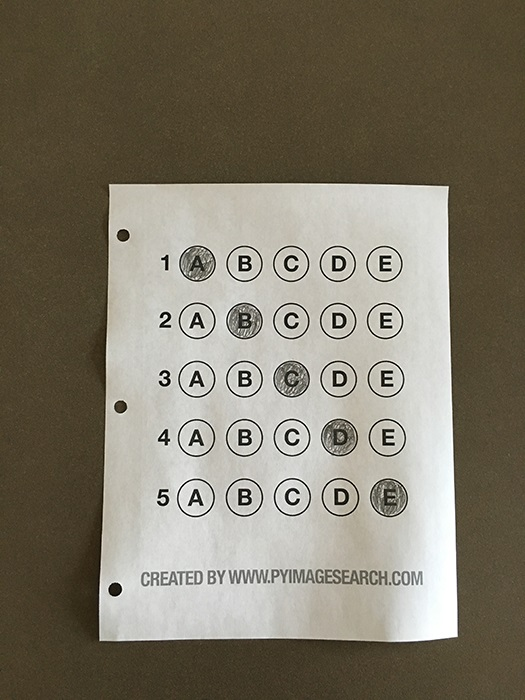
#> input picture anh/anh5.jpg, 525 x 700 px, found by its file name
$ python source.py   (older library calls are emulated)
#> lines starting #> are read from the running program, lines starting #| are printed output that depends on the picture; after the words box and inside, x2 and y2 are one past the last pixel; in counts of white or black regions, pixels touching at a corner belong together
### tranfrom.py
import cv2
import numpy as np
import math

def order_point(conts) :
    rect = np.zeros((4, 2), dtype="float32")
    s = conts.sum(axis=1)
    rect[0] = conts[np.argmin(s)]
    rect[2] = conts[np.argmax(s)]


    diff = np.diff(conts, axis=1)
    rect[1] = conts[np.argmin(diff)]
    rect[3] = conts[np.argmax(diff)]

    return rect

def four_point_transform(image,point) :
    rect=order_point(point)
    #print(rect)
    [a,b,c,d]=rect
    #print(a,b,c,d)
    widthA=math.sqrt(((a[0]-b[0])**2+(a[1]-b[1])**2))
    widthB=math.sqrt(((c[0]-d[0])**2+(c[1]-d[1])**2))
    maxwidth = max(int(widthA),int(widthB))

    hightA=math.sqrt(((a[0]-d[0])**2+(a[1]-d[1])**2))
    hightB=math.sqrt(((b[0]-c[0])**2+(b[1]-c[1])**2))
    maxhight=max(int(hightA),int(hightB))

    dst = np.array([[0, 0],[maxwidth - 1, 0],[maxwidth- 1, maxhight - 1],[0, maxhight - 1]], dtype="float32")

    #print(maxhight,maxwidth)
    M=cv2.getPerspectiveTransform(rect,dst)
    wapper=cv2.warpPerspective(image,M,(maxwidth,maxhight))

    return wapper

# k=np.array([[82,124],[77,630],[471,621],[462,128]])
#
# img=cv2.imread("anh\\anh3.jpg")
#
# cv2.imshow("a",four_point_transform(img,k))
#
#
# cv2.waitKey(0)
# cv2.destroyAllWindows()

### source.py
import cv2
import numpy as np
import imutils
from imutils import contours
import tranfrom as trf

def show(a) :
    n = len((a))

    # xác định các đường tròn trong bài thi
    for i in range(n):
        for k in range(len(a[i]) - 1):
            cv2.line(exp, tuple(a[i][k][0]), tuple(a[i][k + 1][0]), (0, 60, 255), 2)
    for i in range(n):
        l = len(a[i])
        cv2.line(exp, tuple(a[i][0][0]), tuple(a[i][l - 1][0]), (0, 60, 255), 2)  # chưa vẽ đc toàn bộ hình tròn.

img=cv2.imread("anh\\anh5.jpg",1)
#> img is the input picture: shape (700, 525, 3); mean B, G, R 105.4, 120.6, 127
cv2.imshow("nguon",img)


cpy=img.copy()

ANSWER_KEY = {0: 1, 1: 4, 2: 0, 3: 3, 4: 1}

# tìm biên ảnh bằng hàm canny
#lưu ý ảnh phải xác định các cạnh của bài thi, 4 đỉnh rõ ràng
gray = cv2.cvtColor(img, cv2.COLOR_BGR2GRAY)
blurred = cv2.GaussianBlur(gray, (5, 5), 0) # lọc gauss để xóa nhiễu
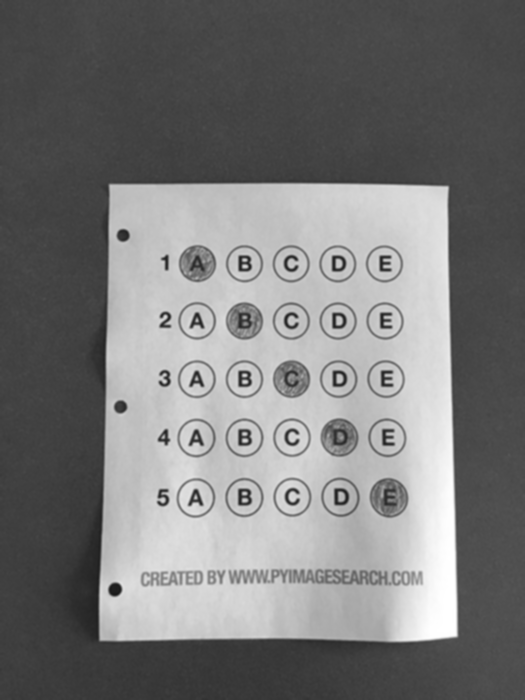
#> blurred: shape (700, 525); min 25, max 255, mean 120.8
#cv2.imshow("bl",blurred)
edged = cv2.Canny(blurred, 75, 200) #dùng hàm canny để tìm cạnh của bài thi
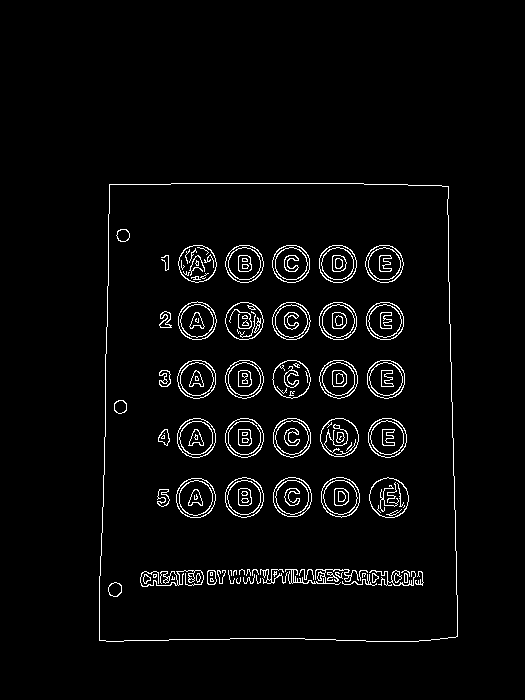
#> edged: shape (700, 525); 3.3% white in thin lines or dots, all inside (x1, y1, x2, y2) = (99, 183, 458, 642)
#cv2.imshow("edge",edged) # hien thi canny cua bai thi

#tìm đường nét với các tham số là chế độ tìm đường bao và phương pháp xấp xỉ đường bao

conts=cv2.findContours(edged.copy(),cv2.RETR_EXTERNAL,cv2.CHAIN_APPROX_SIMPLE)
#> conts = 1 contour; box (x1, y1, x2, y2) and area: (99, 183, 458, 642) 158452
conts=conts[0] if imutils.is_cv2() else conts[1]
doccnt=None
#print(conts)

# đảm bảo là tìm thấy được đường viền
if len(conts)>0 :
    conts=sorted(conts, key=cv2.contourArea, reverse=True) # sắp xếp theo thứ tự giảm dần
    #print(conts)
    #lặp trên các đường viền sau khi được sắp xếp
    for c in conts :
        #print(c)
        peri=cv2.arcLength(c,True)
        #print(peri)
        approx=cv2.approxPolyDP(c,0.02*peri, True)
        #print(approx)
        # giả sử đường bao có 4 điểm coi như đã tìm thấy bài kiểm tra
        if len(approx)==4 :
            doccnt=approx
            break
#> this loop made 1 pass
#> (peri, doccnt) on pass 1: (1618.3, [[109, 184], [99, 640], [457, 636], [448, 186]])
#print(doccnt)
# vẽ 4 đỉnh của bài thi
#src=cv2.drawContours(img, doccnt, -1,255, 3)
#cv2.imshow("src",src)
#
#vẽ 4 cạnh của bài thi
arc=cv2.line(cpy,tuple(doccnt[0][0]),tuple(doccnt[1][0]),(0,255,255),3)
arc=cv2.line(cpy,tuple(doccnt[0][0]),tuple(doccnt[3][0]),(0,255,255),3)
arc=cv2.line(cpy,tuple(doccnt[1][0]),tuple(doccnt[2][0]),(0,255,255),3)
arc=cv2.line(cpy,tuple(doccnt[2][0]),tuple(doccnt[3][0]),(0,255,255),3)
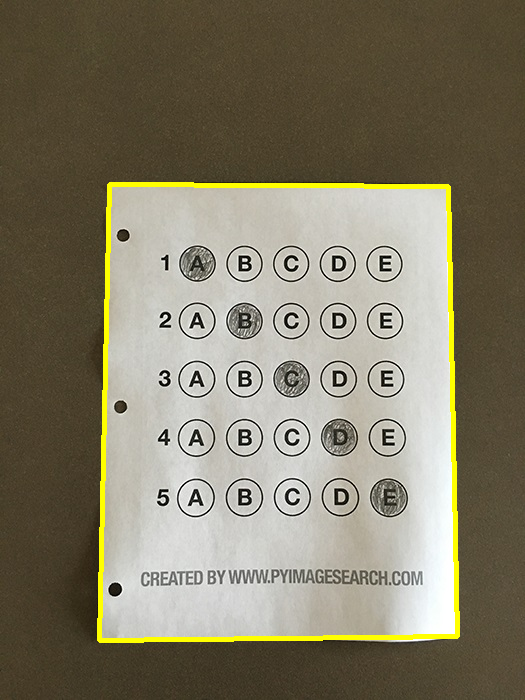
#> arc: shape (700, 525, 3); mean B, G, R 102.6, 123, 129.3
#cv2.imshow("arc",arc)

# doccnt chinh la 4 goc cua bai thi kiem tra

#print(doccnt)

# tìm ra bai thi của thí sinh, cắt hình mới
paper = trf.four_point_transform(img, doccnt.reshape(4, 2))   # cắt ảnh bìa thi bằng ảnh gốc
#> in order_point, `s = conts.sum(axis=1)`: s = [293, 739, 1093, 634]
#> in order_point, `diff = np.diff(conts, axis=1)`: diff = [75, 541, 179, -262]
#> in four_point_transform, `rect=order_point(point)`: rect = [[109, 184], [448, 186], [457, 636], [99, 640]]
#> in four_point_transform, `[a,b,c,d]=rect`: a = [109, 184]; b = [448, 186]; c = [457, 636]; d = [99, 640]
#> in four_point_transform, `widthA=math.sqrt(((a[0]-b[0])**2+(a[1]-b[1])**2))`: widthA = 339
#> in four_point_transform, `widthB=math.sqrt(((c[0]-d[0])**2+(c[1]-d[1])**2))`: widthB = 358
#> in four_point_transform, `hightA=math.sqrt(((a[0]-d[0])**2+(a[1]-d[1])**2))`: hightA = 456.1
#> in four_point_transform, `hightB=math.sqrt(((b[0]-c[0])**2+(b[1]-c[1])**2))`: hightB = 450.1
#> in four_point_transform, `maxhight=max(int(hightA),int(hightB))`: maxhight = 456
#> in four_point_transform, `dst = np.array([[0, 0],[maxwidth - 1, 0],[maxwidth- 1, maxhight - 1],[..`: dst = [[0, 0], [357, 0], [357, 455], [0, 455]]
#> in four_point_transform, `M=cv2.getPerspectiveTransform(rect,dst)`: M = [[1.06, 0.0232, -119.7], [-0.00633, 1.07, -196.9], [-3.89e-05, 0.000125, 1]]
warped = trf.four_point_transform(gray, doccnt.reshape(4, 2)) # cắt bài thi với ảnh xám
exp =  trf.four_point_transform(img, doccnt.reshape(4, 2))
#cv2.imshow('paper',paper)
# cv2.imshow('gr',warped)

# BẮT ĐẦU ĐỌC TỪ ĐÂY!!!!!!

#nhi phan hoa anh
thresh=cv2.threshold(warped,0,255,cv2.THRESH_BINARY_INV | cv2.THRESH_OTSU)[1] # tim hieu nhi phan hoa anh.
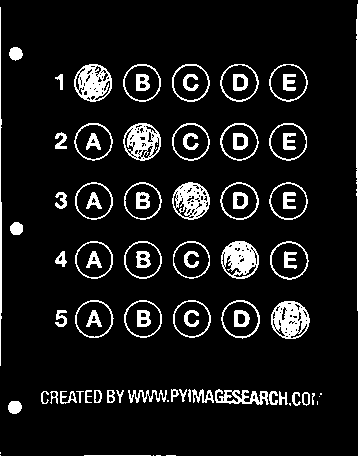
#> thresh: shape (456, 358); 9.3% white; 86 white regions (11 under 20 px)
#cv2.imshow("thresh",thresh)

cnts=cv2.findContours(thresh,cv2.RETR_EXTERNAL,cv2.CHAIN_APPROX_SIMPLE)
#> cnts = 65 contours, 15 with area under 20; largest, box (x1, y1, x2, y2) and area: (271, 301, 310, 339) 1120, (221, 300, 260, 339) 1114, (270, 241, 309, 280) 1110, (75, 300, 114, 338) 1098, (220, 64, 259, 102) 1092
cnts=cnts[0] if imutils.is_cv2() else cnts[1]
Questioncnts=[]
for c in cnts:
    (x,y,w,h)=cv2.boundingRect(c)
    #print(x,y,w,h)
    ar=w/float(h)
    if w >= 20 and h >= 20 and ar >= 0.9 and ar <= 1.1 :
        Questioncnts.append(c)
#> this loop made 65 passes
#> (x, y, w, h, ar) on passes 3, 5, 9, 11, 13, 14, 15, 16, 17, 18, 19, 20: (153, 455, 1, 1, 1), (0, 455, 1, 1, 1), (8, 401, 14, 13, 1.08), (319, 396, 1, 1, 1), (312, 393, 3, 12, 0.25), (302, 392, 8, 14, 0.571), (292, 392, 9, 14, 0.643), (279, 391, 9, 14, 0.643), (269, 391, 9, 14, 0.643), (76, 391, 8, 12, 0.667), (60, 391, 17, 13, 1.31), (50, 391, 8, 13, 0.615)
#> (c, x, y, w, h, ar) on passes 1, 2, 4, 6, 7, 8: ([[166, 455], [175, 455]], 166, 455, 10, 1, 10), ([[156, 455], [160, 455]], 156, 455, 5, 1, 5), ([[84, 455], [150, 455]], 84, 455, 67, 1, 67), ([[0, 452], [0, 453]], 0, 452, 1, 2, 0.5), ([[289, 403], [289, 404], [290, 405], [290, 403]], 289, 403, 2, 3, 0.667), ([[317, 401], [317, 404]], 317, 401, 1, 4, 0.25)
#> after the loop, Questioncnts = 25 contours; largest, box (x1, y1, x2, y2) and area: (271, 301, 310, 339) 1120, (221, 300, 260, 339) 1114, (270, 241, 309, 280) 1110, (75, 300, 114, 338) 1098, (220, 64, 259, 102) 1092
#print(len(Questioncnts))

show(Questioncnts)
#> in show, `n = len((a))`: n = 25
#> after the loop in show, `for i in range(n):`:
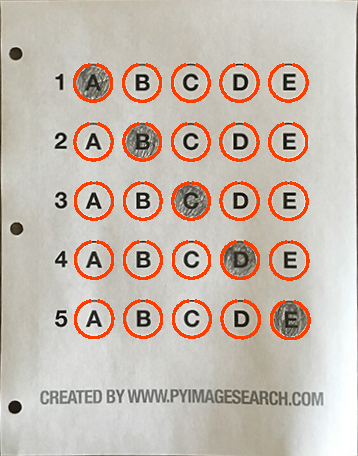
#> exp: shape (456, 358, 3); mean B, G, R 175.6, 186.4, 199.2
#> the loop in show, `for i in range(n):` made 25 passes
#> l on passes 1 to 12: 49, 57, 54, 50, 59, 59, 54, 58, 53, 52, 62, 60
#> after the loop in show, `for i in range(n):`:
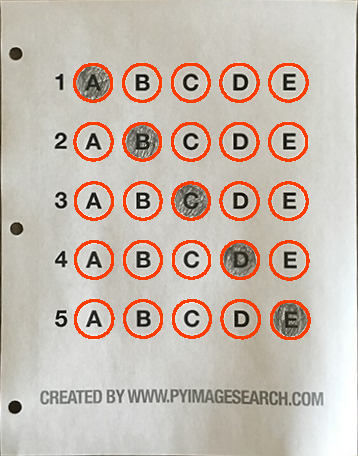
#> exp: shape (456, 358, 3); 0.25% of pixels changed, all inside (x1, y1, x2, y2) = (89, 63, 294, 303)
#cv2.imshow("example",exp)
# thresh.shape: lấy ra số pixel có trong khung hình.

Questioncnts=contours.sort_contours(Questioncnts,"top-to-bottom")[0]
# for i in Questioncnts:
#     (m,n,b,v)=cv2.boundingRect(i)
#     print(m,n,b,v)
#print(Questioncnts)
correct=0
count=0
for (q,i) in enumerate(np.arange(0,len(Questioncnts),5)):
    cntt=contours.sort_contours(Questioncnts[i:i+5])[0]
    #print(cntt)
    bubble=[-1,-1]
    for(j,c) in enumerate(cntt) :
        mask=np.zeros(thresh.shape,dtype="uint8")
        cv2.drawContours(mask,[c],-1,255,-1)
        mask=cv2.bitwise_and(thresh,thresh,mask=mask)
        total=cv2.countNonZero(mask)
        # print(total)
        # tim so dap an khoanh
        if total >600 :
            bubble=[total,j]
            count +=1

    color = (0, 0, 255)
    k = ANSWER_KEY[q]

    #print(bubble)
    #print(count)
    # kiem tra dap an dung
    # kiem tra dap an xem co khoanh nhieu hon 1 dap an hay k

    if count ==1:
        if k == bubble[1]:
            color = (0, 255, 0)
            correct += 1
    count =0

    # ve hinh tron quannh dap an dung, dung thi xanh, sai thi do
    #print(color)
    cv2.drawContours(paper, [cntt[k]], -1, color, 3)
#> this loop made 5 passes
#> (i, color, k, correct) on pass 4: (15, (0, 255, 0), 3, 1)
#> (i, color, k) on passes 1, 2, 3, 5: (0, (0, 0, 255), 1), (5, (0, 0, 255), 4), (10, (0, 0, 255), 0), (20, (0, 0, 255), 1)
#> mask: shape (456, 358); 0.58% white; 1 white region, box (x1, y1, x2, y2) and area: (271, 301, 310, 339) 951
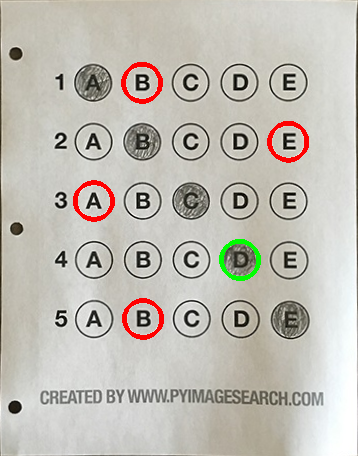
#> paper: shape (456, 358, 3); mean B, G, R 180.8, 189.2, 192.9
#> after the loop, correct = 1
# so dap an dung la
print("So cau dung la:",correct,"/5")
#| So cau dung la: 1 /5
cv2.imshow("Exam", paper)

correct=correct/5*10
#> correct = 2
print("Diem la:",correct)
#| Diem la: 2.0

cv2.waitKey(0)
cv2.destroyAllWindows()

$ run again, with anh/anh3.jpg copied over anh/anh5.jpg
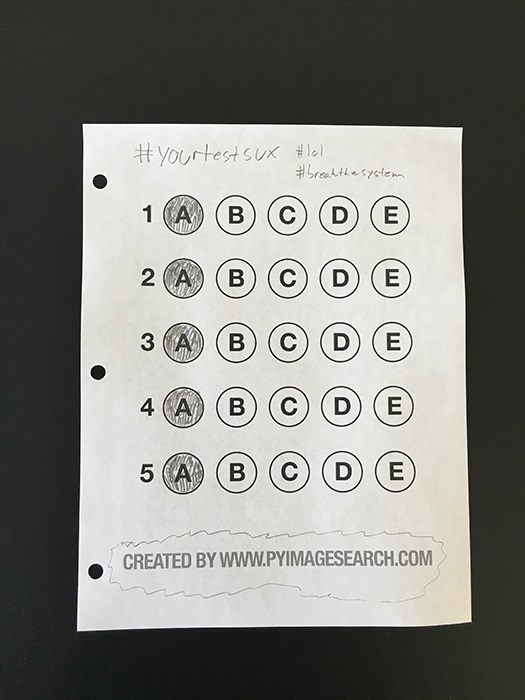
#> input picture anh/anh3.jpg, 525 x 700 px, found by its file name
#> img is the input picture: shape (700, 525, 3); mean B, G, R 126.8, 131.6, 131.3
#> `edged = cv2.Canny(blurred, 75, 200)`:
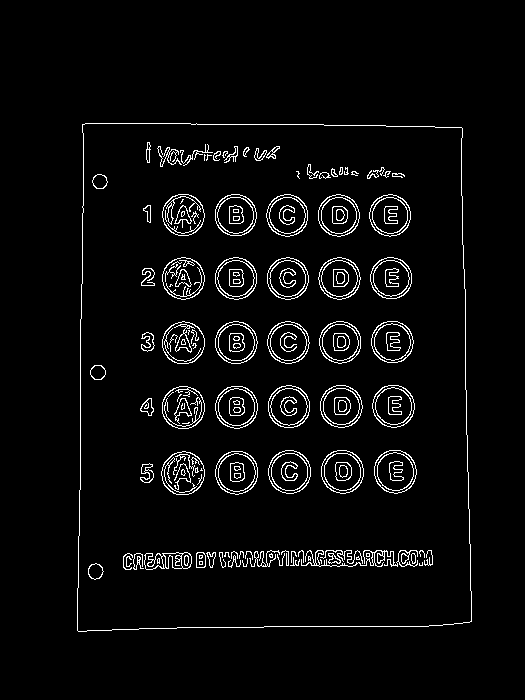
#> edged: shape (700, 525); 4.1% white in thin lines or dots, all inside (x1, y1, x2, y2) = (77, 123, 472, 632)
#> conts = 1 contour; box (x1, y1, x2, y2) and area: (77, 123, 472, 632) 193590
#> the loop `for c in conts :` made 1 pass
#> (peri, doccnt) on pass 1: (1789.2, [[82, 124], [77, 630], [471, 621], [462, 128]])
#> s = [206, 707, 1092, 590]
#> diff = [42, 553, 150, -334]
#> rect = [[82, 124], [462, 128], [471, 621], [77, 630]]
#> in four_point_transform, `[a,b,c,d]=rect`: a = [82, 124]; b = [462, 128]; c = [471, 621]; d = [77, 630]
#> widthA = 380
#> widthB = 394.1
#> maxwidth = 394
#> hightA = 506
#> hightB = 493.1
#> maxhight = 506
#> dst = [[0, 0], [393, 0], [393, 505], [0, 505]]
#> M = [[1.01, 0.01, -84.21], [-0.0109, 1.04, -127.9], [-6.7e-05, 7.37e-05, 1]]
#> wapper: shape (506, 394)
#> thresh: shape (506, 394); 8.6% white; 180 white regions (102 under 20 px)
#> cnts = 132 contours, 77 with area under 20; largest, box (x1, y1, x2, y2) and area: (297, 334, 339, 376) 1336, (243, 333, 285, 375) 1332, (83, 333, 124, 375) 1316, (136, 333, 178, 375) 1315, (295, 71, 337, 114) 1313
#> the loop `for c in cnts:` made 132 passes
#> (x, y, w, h, ar) on passes 5 to 12: (10, 441, 15, 16, 0.938), (341, 434, 13, 15, 0.867), (331, 434, 9, 15, 0.6), (320, 434, 9, 15, 0.6), (306, 434, 9, 15, 0.6), (295, 434, 9, 15, 0.6), (285, 434, 9, 14, 0.643), (265, 433, 19, 15, 1.27)
#> after the loop `for c in cnts:`: Questioncnts = 25 contours; largest, box (x1, y1, x2, y2) and area: (297, 334, 339, 376) 1336, (243, 333, 285, 375) 1332, (83, 333, 124, 375) 1316, (136, 333, 178, 375) 1315, (295, 71, 337, 114) 1313
#> n = 25
#> the loop in show, `for i in range(n):` made 25 passes
#> l on passes 1 to 8: 58, 60, 57, 62, 60, 56, 61, 60
#> the loop `for (q,i) in enumerate(np.arange(0,len(Questioncnts),5)):` made 5 passes
#> (i, color, k, correct) on pass 3: (10, (0, 255, 0), 0, 1)
#> after the loop `for (q,i) in enumerate(np.arange(0,len(Questioncnts),5)):`:
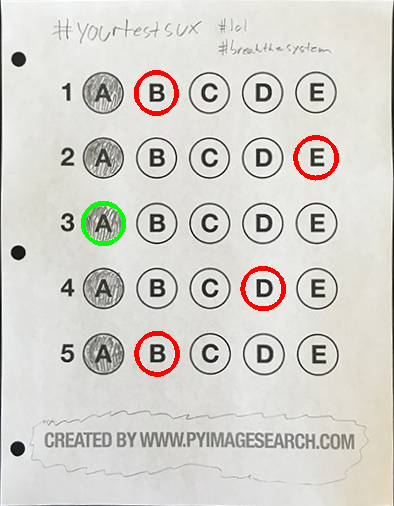
#> paper: shape (506, 394, 3); mean B, G, R 204.7, 210.7, 213.3
#> after the loop `for (q,i) in enumerate(np.arange(0,len(Questioncnts),5)):`: correct = 1
#| So cau dung la: 1 /5
#> `correct=correct/5*10`: correct = 2
#| Diem la: 2.0

$ run again, with anh/anh1.jpg copied over anh/anh5.jpg
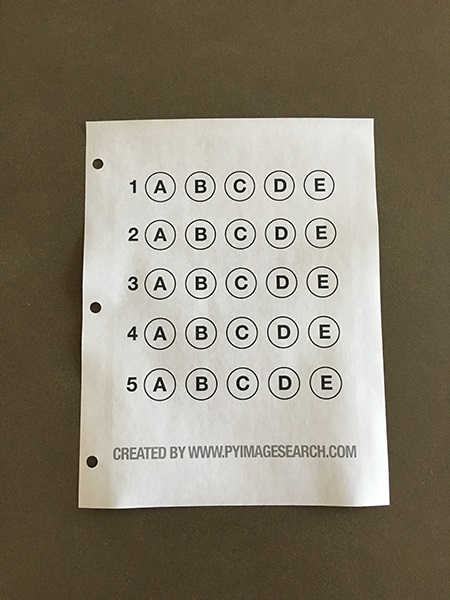
#> input picture anh/anh1.jpg, 450 x 600 px, found by its file name
#> img is the input picture: shape (600, 450, 3); mean B, G, R 112.8, 128.9, 136.3
#> `edged = cv2.Canny(blurred, 75, 200)`:
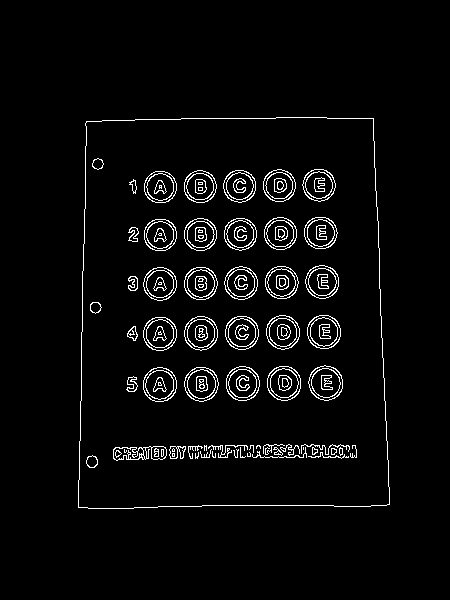
#> edged: shape (600, 450); 3.8% white in thin lines or dots, all inside (x1, y1, x2, y2) = (78, 117, 390, 509)
#> conts = 1 contour; box (x1, y1, x2, y2) and area: (78, 117, 390, 509) 115791
#> the loop `for c in conts :` made 1 pass
#> (peri, doccnt) on pass 1: (1385.7, [[373, 118], [86, 121], [78, 507], [389, 504]])
#> s = [491, 207, 585, 893]
#> diff = [-255, 35, 429, 115]
#> rect = [[86, 121], [373, 118], [389, 504], [78, 507]]
#> in four_point_transform, `[a,b,c,d]=rect`: a = [86, 121]; b = [373, 118]; c = [389, 504]; d = [78, 507]
#> widthA = 287
#> widthB = 311
#> hightA = 386.1
#> hightB = 386.3
#> maxhight = 386
#> dst = [[0, 0], [310, 0], [310, 385], [0, 385]]
#> M = [[1.11, 0.023, -98.29], [0.0116, 1.11, -135.4], [4.47e-06, 0.000223, 1]]
#> wapper: shape (386, 311)
#> thresh: shape (386, 311); 7.9% white in thin lines or dots
#> cnts = 65 contours, 18 with area under 20; largest, box (x1, y1, x2, y2) and area: (234, 254, 267, 287) 808, (64, 55, 97, 87) 798, (233, 154, 267, 187) 798, (64, 204, 98, 237) 796, (191, 55, 224, 87) 794
#> the loop `for c in cnts:` made 65 passes
#> (x, y, w, h, ar) on passes 4 to 11: (7, 337, 12, 12, 1), (269, 330, 10, 11, 0.909), (260, 330, 8, 12, 0.667), (252, 330, 7, 12, 0.583), (100, 330, 7, 11, 0.636), (92, 330, 7, 11, 0.636), (81, 330, 6, 11, 0.545), (73, 330, 6, 11, 0.545)
#> after the loop `for c in cnts:`: Questioncnts = 25 contours; largest, box (x1, y1, x2, y2) and area: (234, 254, 267, 287) 808, (64, 55, 97, 87) 798, (233, 154, 267, 187) 798, (64, 204, 98, 237) 796, (191, 55, 224, 87) 794
#> n = 25
#> the loop in show, `for i in range(n):` made 25 passes
#> l on passes 1 to 8: 48, 42, 46, 46, 42, 46, 56, 46
#> the loop `for (q,i) in enumerate(np.arange(0,len(Questioncnts),5)):` made 5 passes
#> (i, k) on passes 1 to 5: (0, 1), (5, 4), (10, 0), (15, 3), (20, 1)
#> after the loop `for (q,i) in enumerate(np.arange(0,len(Questioncnts),5)):`:
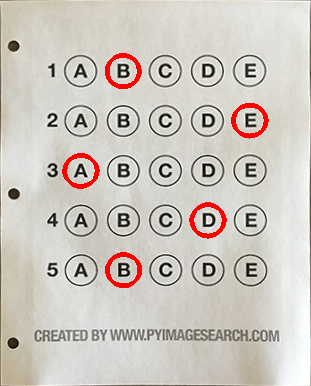
#> paper: shape (386, 311, 3); mean B, G, R 192, 199.3, 205.8
#> after the loop `for (q,i) in enumerate(np.arange(0,len(Questioncnts),5)):`: correct = 0
#| So cau dung la: 0 /5
#| Diem la: 0.0

$ run again, with anh/anh2.jpg copied over anh/anh5.jpg
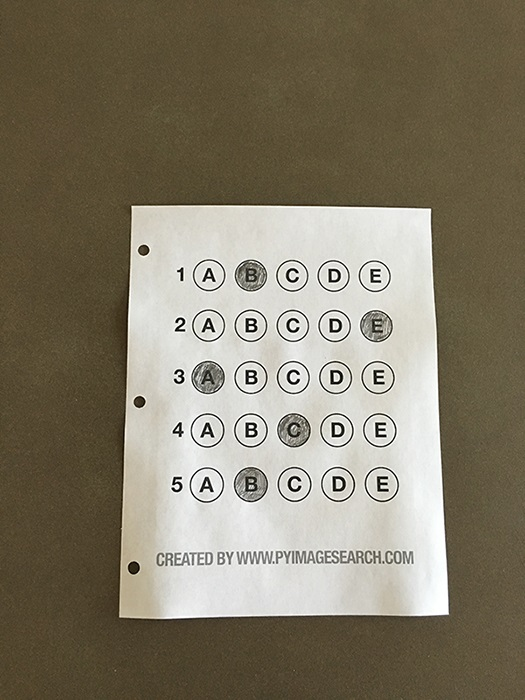
#> input picture anh/anh2.jpg, 525 x 700 px, found by its file name
#> img is the input picture: shape (700, 525, 3); mean B, G, R 104.7, 123, 130.8
#> edged: shape (700, 525); 2.9% white in thin lines or dots, all inside (x1, y1, x2, y2) = (119, 205, 449, 620)
#> conts = 1 contour; box (x1, y1, x2, y2) and area: (119, 205, 449, 620) 128732
#> the loop `for c in conts :` made 1 pass
#> (peri, doccnt) on pass 1: (1463.6, [[131, 206], [119, 617], [448, 614], [430, 208]])
#> s = [337, 736, 1062, 638]
#> diff = [75, 498, 166, -222]
#> rect = [[131, 206], [430, 208], [448, 614], [119, 617]]
#> in four_point_transform, `[a,b,c,d]=rect`: a = [131, 206]; b = [430, 208]; c = [448, 614]; d = [119, 617]
#> widthA = 299
#> widthB = 329
#> hightA = 411.2
#> hightB = 406.4
#> maxhight = 411
#> dst = [[0, 0], [328, 0], [328, 410], [0, 410]]
#> M = [[1.14, 0.0332, -155.6], [-0.00769, 1.15, -235.9], [-4.2e-05, 0.000256, 1]]
#> wapper: shape (411, 329)
#> thresh: shape (411, 329); 9.5% white; 106 white regions (22 under 20 px)
#> cnts = 81 contours, 32 with area under 20; largest, box (x1, y1, x2, y2) and area: (247, 270, 283, 305) 910, (247, 217, 283, 251) 905, (203, 270, 238, 304) 901, (68, 270, 103, 304) 901, (202, 217, 238, 251) 900
#> the loop `for c in cnts:` made 81 passes
#> (x, y, w, h, ar) on passes 4, 6, 7, 8, 9, 10, 11, 12: (263, 360, 3, 3, 1), (7, 359, 13, 13, 1), (0, 357, 1, 1, 1), (285, 351, 10, 12, 0.833), (275, 351, 8, 12, 0.667), (266, 351, 8, 12, 0.667), (254, 351, 8, 12, 0.667), (246, 351, 7, 12, 0.583)
#> after the loop `for c in cnts:`: Questioncnts = 25 contours; largest, box (x1, y1, x2, y2) and area: (247, 270, 283, 305) 910, (247, 217, 283, 251) 905, (203, 270, 238, 304) 901, (68, 270, 103, 304) 901, (202, 217, 238, 251) 900
#> n = 25
#> the loop in show, `for i in range(n):` made 25 passes
#> l on passes 1 to 8: 55, 44, 49, 44, 46, 48, 52, 48
#> the loop `for (q,i) in enumerate(np.arange(0,len(Questioncnts),5)):` made 5 passes
#> (i, color, k) on passes 1 to 5: (0, (0, 255, 0), 1), (5, (0, 255, 0), 4), (10, (0, 255, 0), 0), (15, (0, 0, 255), 3), (20, (0, 255, 0), 1)
#> after the loop `for (q,i) in enumerate(np.arange(0,len(Questioncnts),5)):`:
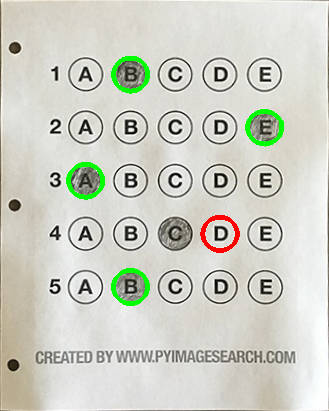
#> paper: shape (411, 329, 3); mean B, G, R 196.9, 207.5, 205.7
#> after the loop `for (q,i) in enumerate(np.arange(0,len(Questioncnts),5)):`: correct = 4
#| So cau dung la: 4 /5
#> `correct=correct/5*10`: correct = 8
#| Diem la: 8.0
